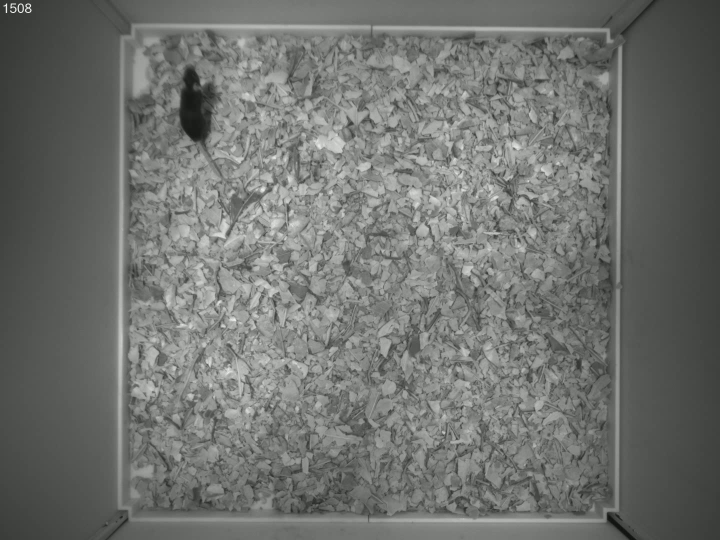
#> input picture mouse_frame_0.png, 1440 x 1080 px, found by its file name (shown at 1/2 size)
$ jupyter execute detect_mouse_solution.ipynb   (shell and % lines are left out)
#> lines starting #> are read from the running program, lines starting #| are printed output that depends on the picture; after the words box and inside, x2 and y2 are one past the last pixel; in counts of white or black regions, pixels touching at a corner belong together
[cell 1]
import cv2
import numpy as np
import matplotlib.pyplot as plt

[cell 2]
train_im = cv2.imread('mouse_frame_0.png')
#> train_im is the input picture: shape (1080, 1440, 3); mean B, G, R 110.6, 113.6, 111.6
test_im = cv2.imread('mouse_frame_1.png')
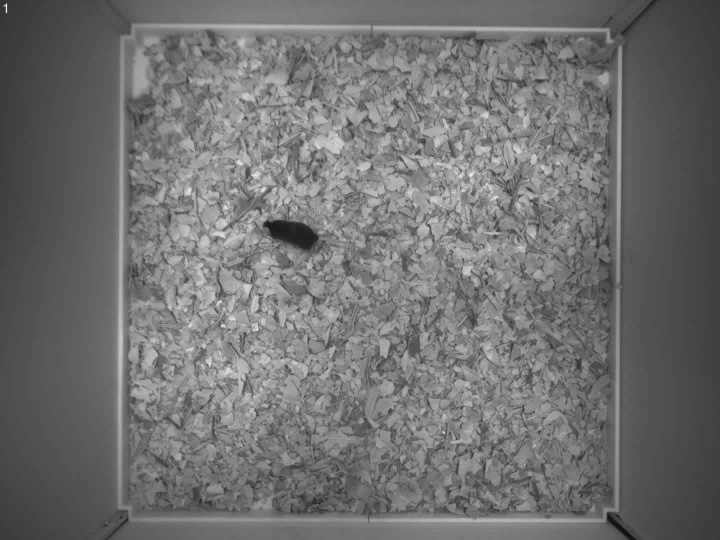
#> input picture mouse_frame_1.png, 1440 x 1080 px, found by its file name (shown at 1/2 size)
#> test_im is the input picture: shape (1080, 1440, 3); mean B, G, R 110.5, 113.5, 111.5

print(train_im.shape, test_im.shape)
#| (1080, 1440, 3) (1080, 1440, 3)

[cell 3]
fig, ax = plt.subplots()
ax.matshow(train_im)
plt.show()

[cell 4]
def get_mouse_location(image: np.ndarray) -> tuple[int, int]:
    value_channel = cv2.cvtColor(image, cv2.COLOR_BGR2HSV)[..., 2]
    _, value_channel = cv2.threshold(value_channel, thresh=70, maxval=255, type=cv2.THRESH_BINARY_INV)
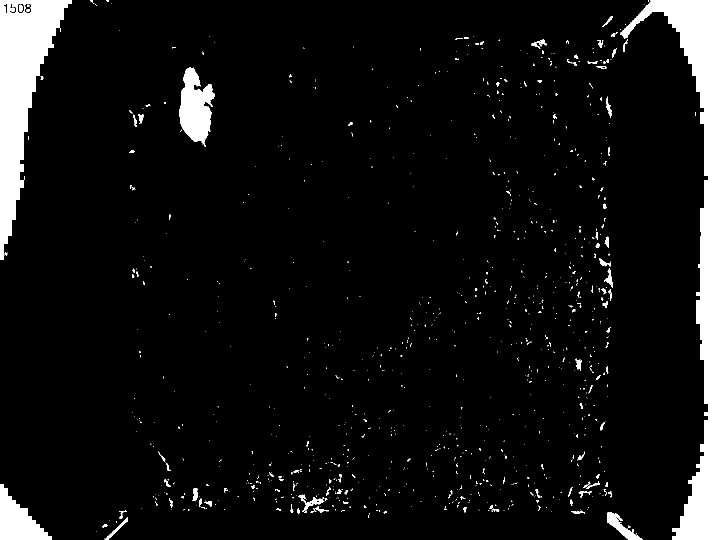
#> value_channel: shape (1080, 1440) (shown at 1/2 size); 7% white; 986 white regions (870 under 20 px), largest, box (x1, y1, x2, y2) and area: (1240, 0, 1440, 1080) 53477, (0, 0, 144, 520) 31530, (358, 135, 430, 294) 6895

    # Remove noise
    kernel = np.ones((5, 5), np.uint8)
    eroded = cv2.erode(value_channel, kernel, iterations=2)
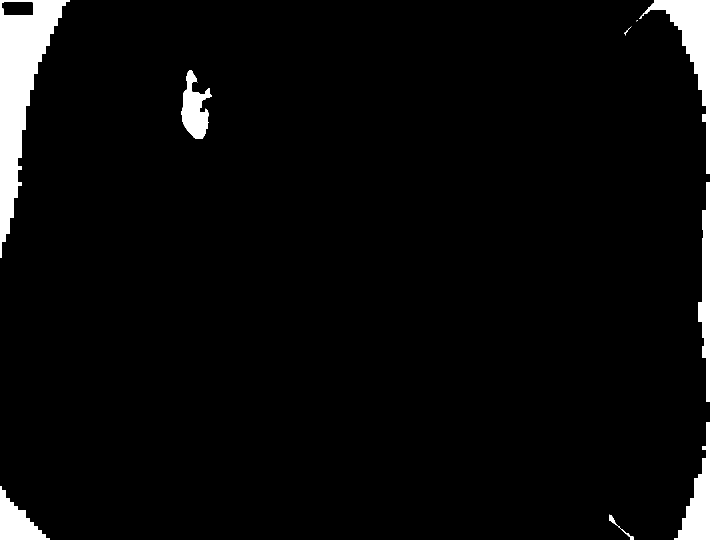
#> eroded: shape (1080, 1440) (shown at 1/2 size); 5.4% white; 8 white regions (1 under 20 px), largest, box (x1, y1, x2, y2) and area: (1278, 0, 1440, 1080) 46697, (0, 0, 140, 516) 27694, (0, 972, 100, 1080) 5168
    value_channel = cv2.dilate(eroded, kernel, iterations=2)
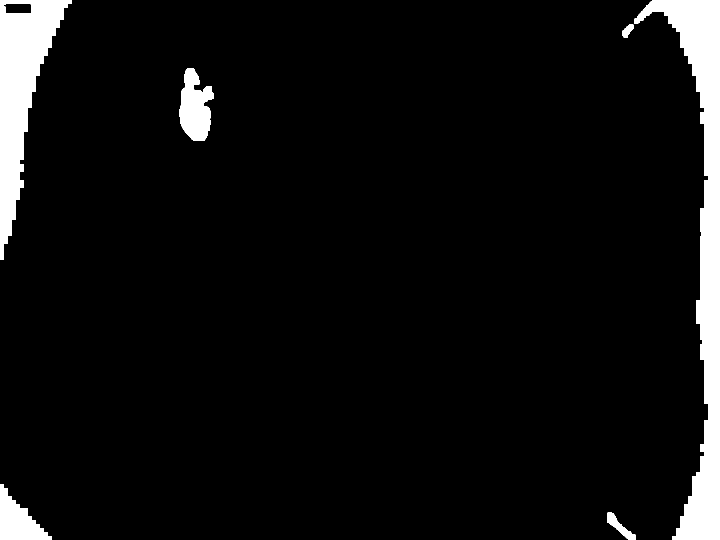
#> value_channel: shape (1080, 1440) (shown at 1/2 size); 6.3% white; 6 white regions


    contours, _ = cv2.findContours(value_channel, cv2.RETR_EXTERNAL, cv2.CHAIN_APPROX_SIMPLE)
#> contours = 6 contours; box (x1, y1, x2, y2) and area: (1268, 0, 1440, 1080) 51260, (0, 0, 144, 520) 31460, (359, 136, 428, 282) 6444, (0, 968, 104, 1080) 5806, (1214, 1025, 1271, 1080) 964, (1244, 49, 1267, 75) 333
    areas = list(map(cv2.contourArea, contours))
#> areas = [963.5, 5806.5, 6443.5, 333, 51260.5, 31459.5]

    # Filter based on area
    contours = list(filter(lambda x: areas[x[0]] > 3000 and areas[x[0]] < 7000, enumerate(contours)))
#> contours = 2 items
    contours = list(map(lambda x: x[1], contours))
#> contours = 2 contours; box (x1, y1, x2, y2) and area: (359, 136, 428, 282) 6444, (0, 968, 104, 1080) 5806
    # update areas, now that contours have been filtered
    areas = list(map(cv2.contourArea, contours))
#> areas = [5806.5, 6443.5]


    ellipses = list(map(cv2.fitEllipse, contours))
#> ellipses = [((7.22, 907.4), (87.25, 214.1), 0), ((389.9, 217), (63.41, 139.7), 175.7)]
    # Each ellipse is a tuple of (center, size (of full axes), angle)
    ellipse_areas = [np.pi * e[1][0] * e[1][1] / 4 for e in ellipses]
#> ellipse_areas = [14674.7, 6958.6]
    area_ratios = [a / e for a, e in zip(areas, ellipse_areas)]
#> area_ratios = [0.396, 0.926]

    # Want the area ratio to be close to 1
    good_indices = list(filter(lambda x: np.abs(np.log(x[1])) < 0.15, enumerate(area_ratios)))
#> good_indices = [(1, 0.926)]
    mouse_contour = contours[good_indices[0][0]]
#> mouse_contour = contour of 158 points, box (x1, y1, x2, y2) (359, 136, 428, 282), area 6444

    M = cv2.moments(mouse_contour)
#> M = moments, m00 6443.5, centre m10/m00, m01/m00 = (389.9, 215.5)
    centroid = int(M['m10']/M['m00']), int(M['m01']/M['m00'])
#> centroid = (389, 215)

    return centroid

[cell 5]
print(get_mouse_location(train_im))
#| (389, 215)
print(get_mouse_location(test_im))
#> in get_mouse_location (call 2), `_, value_channel = cv2.threshold(value_channel, thresh=70, maxval=255,..`:
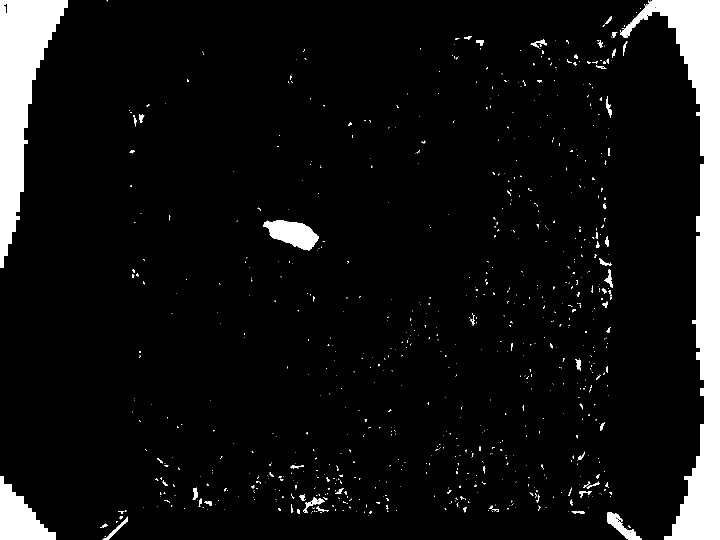
#> value_channel: shape (1080, 1440) (shown at 1/2 size); 7.4% white; 822 white regions (723 under 20 px), largest, box (x1, y1, x2, y2) and area: (1240, 0, 1440, 1080) 60434, (0, 0, 136, 536) 32233, (0, 952, 112, 1080) 7552
#> in get_mouse_location (call 2), `eroded = cv2.erode(value_channel, kernel, iterations=2)`:
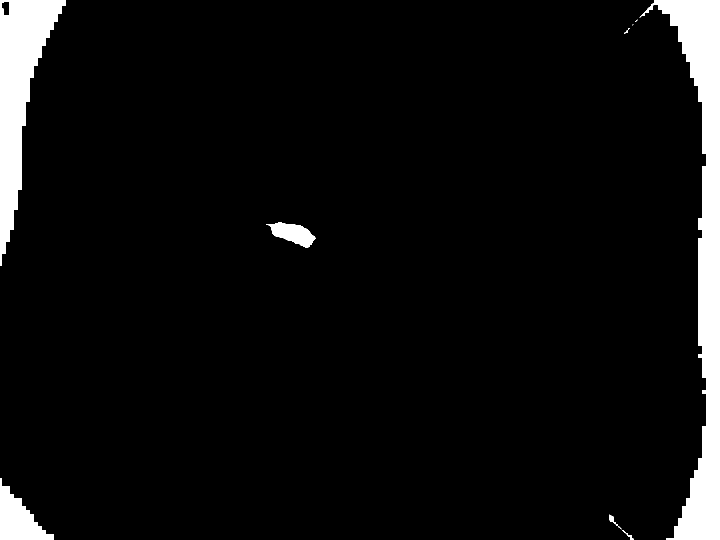
#> eroded: shape (1080, 1440) (shown at 1/2 size); 5.9% white; 11 white regions (4 under 20 px), largest, box (x1, y1, x2, y2) and area: (1279, 0, 1440, 1080) 53711, (0, 0, 132, 532) 29153, (0, 956, 108, 1080) 6608
#> in get_mouse_location (call 2), `value_channel = cv2.dilate(eroded, kernel, iterations=2)`:
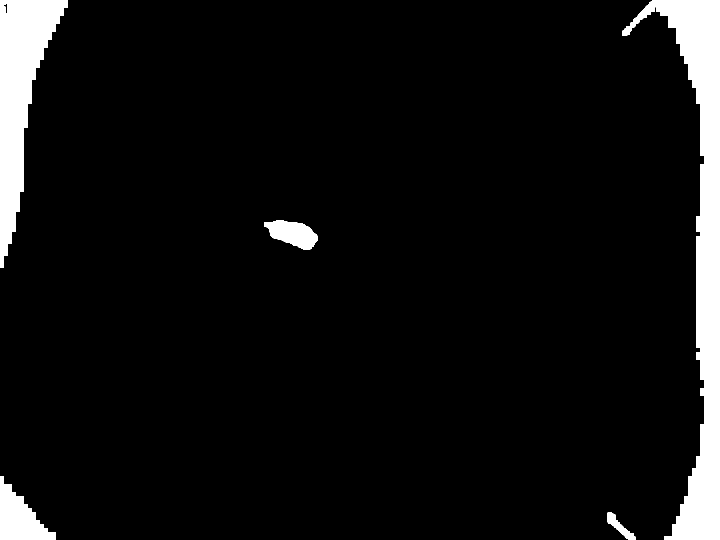
#> value_channel: shape (1080, 1440) (shown at 1/2 size); 6.7% white; 5 white regions
#> in get_mouse_location (call 2), `contours, _ = cv2.findContours(value_channel, cv2.RETR_EXTERNAL, cv2.C..`: contours = 5 contours; box (x1, y1, x2, y2) and area: (1244, 0, 1440, 1080) 58615, (0, 0, 136, 536) 31529, (0, 952, 112, 1080) 7318, (528, 441, 635, 500) 3842, (1214, 1025, 1271, 1080) 955
#> in get_mouse_location (call 2), `areas = list(map(cv2.contourArea, contours))`: areas = [955, 7318, 3842.5, 58615, 31529]
#> in get_mouse_location (call 2), `contours = list(filter(lambda x: areas[x[0]] > 3000 and areas[x[0]] < ..`: contours = 1 item
#> in get_mouse_location (call 2), `contours = list(map(lambda x: x[1], contours))`: contours = 1 contour; box (x1, y1, x2, y2) and area: (528, 441, 635, 500) 3842
#> in get_mouse_location (call 2), `areas = list(map(cv2.contourArea, contours))`: areas = [3842.5]
#> in get_mouse_location (call 2), `ellipses = list(map(cv2.fitEllipse, contours))`: ellipses = [((586, 466.8), (46.25, 109.7), 108.1)]
#> in get_mouse_location (call 2), `ellipse_areas = [np.pi * e[1][0] * e[1][1] / 4 for e in ellipses]`: ellipse_areas = [3985.4]
#> in get_mouse_location (call 2), `area_ratios = [a / e for a, e in zip(areas, ellipse_areas)]`: area_ratios = [0.964]
#> in get_mouse_location (call 2), `good_indices = list(filter(lambda x: np.abs(np.log(x[1])) < 0.15, enum..`: good_indices = [(0, 0.964)]
#> in get_mouse_location (call 2), `mouse_contour = contours[good_indices[0][0]]`: mouse_contour = contour of 107 points, box (x1, y1, x2, y2) (528, 441, 635, 500), area 3842
#> in get_mouse_location (call 2), `M = cv2.moments(mouse_contour)`: M = moments, m00 3842.5, centre m10/m00, m01/m00 = (585.2, 467)
#> in get_mouse_location (call 2), `centroid = int(M['m10']/M['m00']), int(M['m01']/M['m00'])`: centroid = (585, 466)
#| (585, 466)
